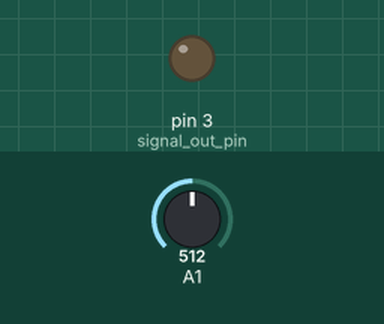
Bench run of a sketch on a simulated Arduino Uno, built with avr-gcc and run on an emulated ATmega328P. Shown: output pins drawn as LEDs (lit = HIGH). Inputs (shaded band) come from the test bench; at power-on: A1 = 512. What the sketch prints to the serial monitor is not drawn.

Above: at 1.0 s.
At 7.0 s:
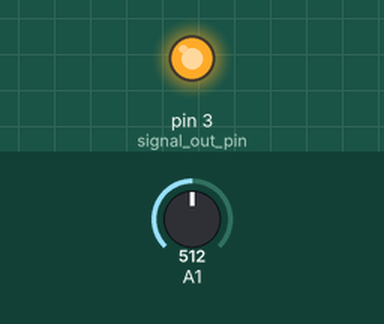
Timing chart, 0 to 9.2 s (numbered marks = the images above):
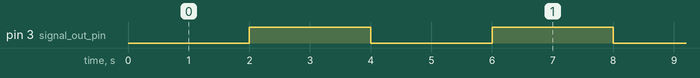

Measured:
- by itself, pin 3 (signal_out_pin): alternates HIGH for 2.0 s and LOW for 2.0 s

The sketch:

self_test_analog_in.ino
```cpp
const int signal_out_pin = 3;
const int period = 2000; // milliseconds
bool state = 0;
int val;
int last_time;
int curr_time;


void setup() {
  // put your setup code here, to run once:
  Serial.begin(115200);
  pinMode(signal_out_pin, OUTPUT);
  last_time = millis();
}

void loop() {
  // Get the current time:
  curr_time = millis();

  // Update the state of the output pin if necessary:
  if (curr_time - last_time >= period){
      last_time = curr_time;
      if (state == 0){
          digitalWrite(signal_out_pin, HIGH);
          state = 1;
        }
       else if (state == 1){
          digitalWrite(signal_out_pin, LOW);
          state = 0;
        }
    }

  // Read the signal on the analog in port:
  val = analogRead(A1);

  // Print the value read on the analog in port:
  Serial.println(val);
}
```
